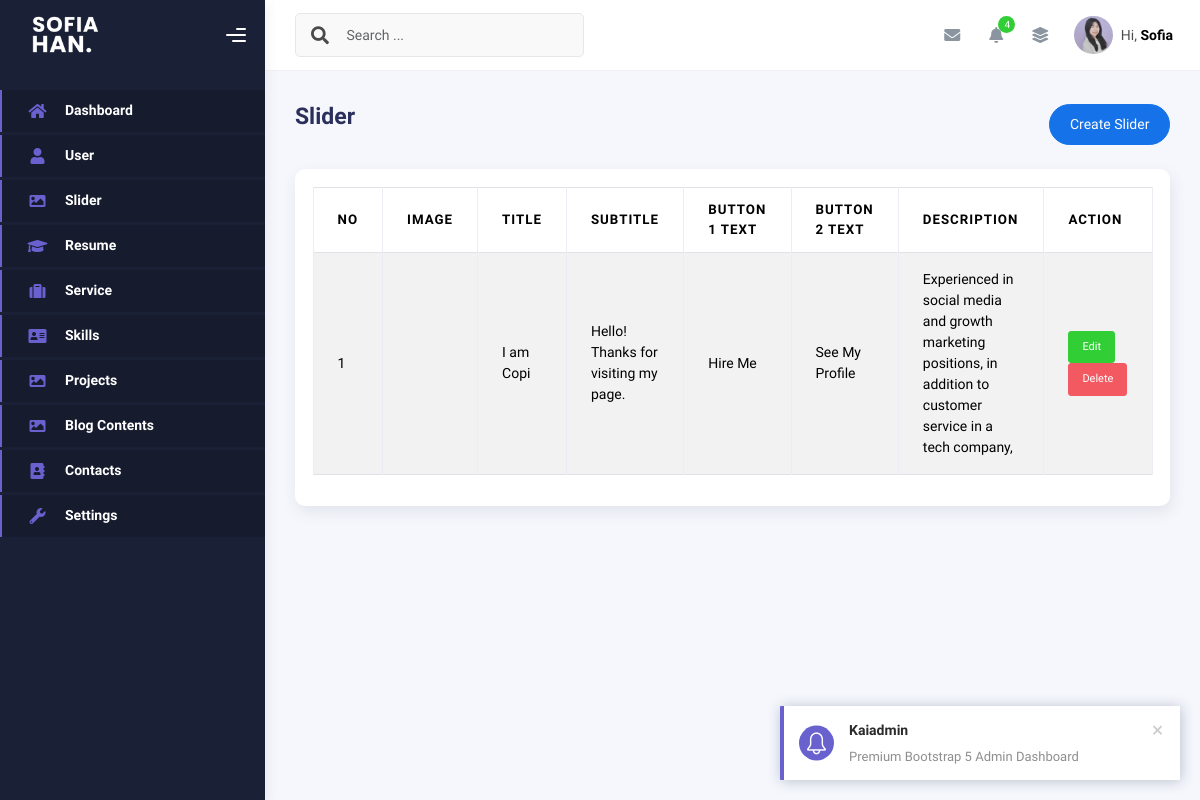
Page /admin/sliders.php on the earlier database version.
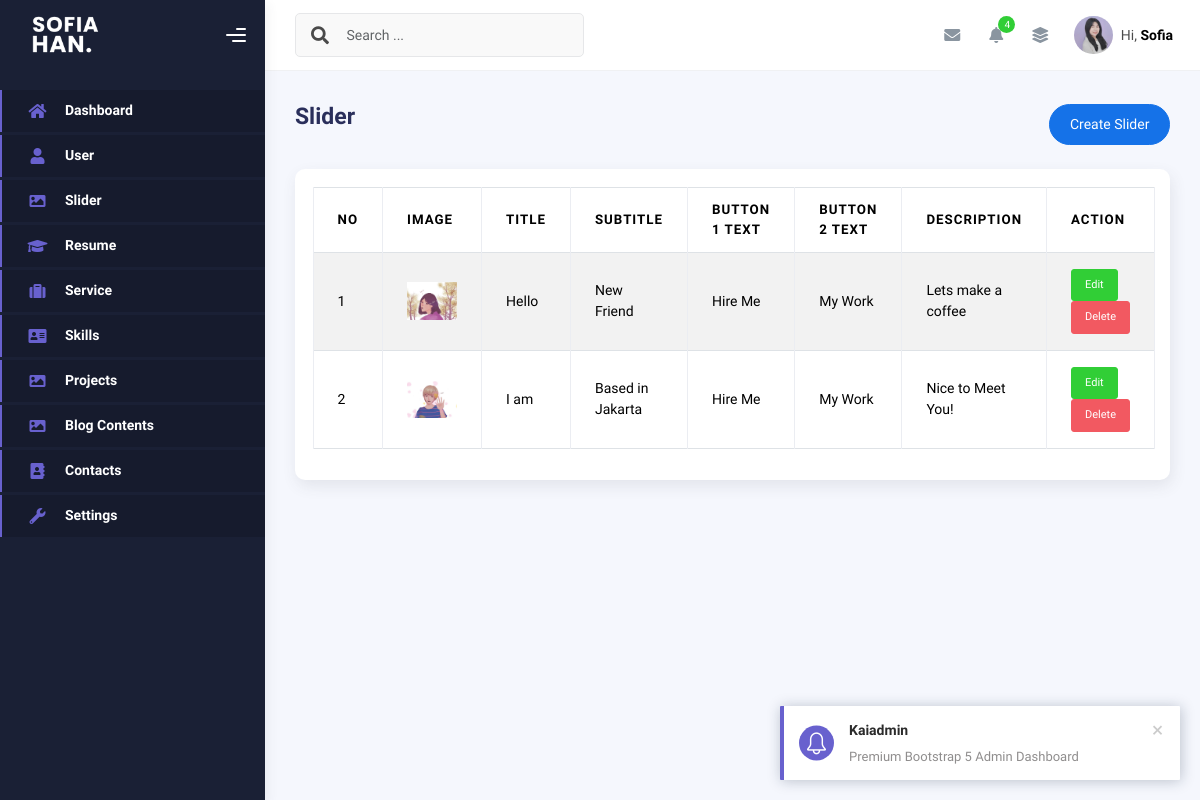
Same page on the later database version.
### tables this page shows
CREATE TABLE `sliders` (
  `id` int(11) NOT NULL,
  `title` varchar(50) NOT NULL,
  `subtitle` varchar(50) NOT NULL,
  `description` text DEFAULT NULL,
  `button1_text` varchar(30) NOT NULL,
  `button1_link` varchar(50) NOT NULL,
  `button2_text` varchar(30) NOT NULL,
  `button2_link` varchar(50) NOT NULL,
  `image` varchar(100) NOT NULL,
  `is_active` tinyint(1) NOT NULL DEFAULT 1,
  `created_at` timestamp NOT NULL DEFAULT current_timestamp(),
  `updated_at` timestamp NULL DEFAULT NULL ON UPDATE current_timestamp()
);

### admin/sliders.php (the view, shortened to what this page needs)
<?php
include "config/koneksi.php";
$query = mysqli_query($conn, "SELECT * FROM sliders ORDER BY id DESC");
$rows = mysqli_fetch_all($query, MYSQLI_ASSOC);
?>
<!DOCTYPE html>
<html lang="en">
<head>
    <?php
    include "inc/css.php";
    ?>
</head>
<body>
    <div class="wrapper">
        <?php
        include "inc/sidebar.php";
        ?>
        <div class="main-panel">
            <div class="main-header">
                <?php
                include "inc/navbar.php";
                ?>
            </div>
            <div class="container">
                <div class="page-inner">
                    <div class="d-flex align-items-left align-items-md-center flex-column flex-md-row pt-2 pb-4">
                        <div>
                            <h3 class="fw-bold mb-3">Slider</h3>
                        </div>
                        <div class="ms-md-auto py-2 py-md-0">
                            <a href="create-slider.php" class="btn btn-primary btn-round">Create Slider</a>
                        </div>
                    </div>
                    <div class="row">
                        <div class="col-sm-6 col-md-12">
                            <div class="card">
                                <div class="card-body">
                                    <table class="table table-bordered table-striped">
                                        <thead>
                                            <tr>
                                                <th>No</th>
                                                <th>Image</th>
                                                <th>Title</th>
                                                <th>Subtitle</th>
                                                <th>Button 1 Text </th>
                                                <th>Button 2 Text </th>
                                                <th>Description</th>
                                                <th>Action</th>
                                            </tr>
                                        </thead>
                                        <?php foreach ($rows as $index => $row): ?>
                                            <tr>
                                                <td><?php echo $index += 1 ?></td>
                                                <td> <img src="assets/img/<?php echo $row['image'] ?>" width="50" alt="">
                                                </td>
                                                <td><?php echo $row['title'] ?></td>
                                                <td><?php echo $row['subtitle'] ?></td>
                                                <td><?php echo $row['button1_text'] ?></td>
                                                <td><?php echo $row['button2_text'] ?></td>
                                                <td><?php echo $row['description'] ?></td>
                                                <td>
                                                    <a class="btn btn-success btn-sm"
                                                        href="create-slider.php?edit=<?php echo $row['id'] ?>">Edit</a>
                                                    <a onclick="return confirm('Are you sure wanna delete this data?')"
                                                        class=" btn btn-danger btn-sm"
                                                        href="sliders.php?delete=<?php echo $row['id'] ?>">Delete</a>
                                                </td>
                                            </tr>
                                        <?php endforeach ?>
                                    </table>
                                </div>
                            </div>
                        </div>
                    </div>
                </div>
            </div>
</body>
</html>

### admin/inc/css.php (shortened to what this page needs)
<link rel="stylesheet" href="assets/kaiadmin-lite-1.2.0/assets/css/bootstrap.min.css" />
<link rel="stylesheet" href="assets/kaiadmin-lite-1.2.0/assets/css/plugins.min.css" />
<link rel="stylesheet" href="assets/kaiadmin-lite-1.2.0/assets/css/kaiadmin.min.css" />
<link rel="stylesheet" href="assets/kaiadmin-lite-1.2.0/assets/css/demo.css" />

### admin/inc/sidebar.php (shortened to what this page needs)
<div class="sidebar" data-background-color="dark">
    <div class="sidebar-logo">
        <div class="logo-header" data-background-color="dark">
            <a href="dashboard.php" class="logo">
                <img src="assets/kaiadmin-lite-1.2.0/assets/img/logo_white.png" alt="navbar brand"
                    class="navbar-brand" height="80" />
            </a>
            <div class="nav-toggle">
                <button class="btn btn-toggle toggle-sidebar">
                    <i class="gg-menu-right"></i>
                </button>
            </div>
        </div>
    </div>
    <div class="sidebar-wrapper scrollbar scrollbar-inner">
        <div class="sidebar-content">
            <ul class="nav nav-secondary">
                <li class="nav-item active">
                    <a href="dashboard.php" aria-expanded="false">
                        <i class="fas fa-home"></i>
                        <p>Dashboard</p>
                    </a>
                </li>
                <li class="nav-item active">
                    <a href="app.php?page=user" aria-expanded="false">
                        <i class="fas fa-user"></i>
                        <p>User</p>
                    </a>
                </li>
                <li class="nav-item active">
                    <a href="sliders.php" aria-expanded="false">
                        <i class="fas fa-image"></i>
                        <p>Slider</p>
                    </a>
                </li>
                <li class="nav-item active">
                    <a href="resume.php" aria-expanded="false">
                        <i class="fas fa-graduation-cap"></i>
                        <p>Resume</p>
                    </a>
                </li>
                <li class="nav-item active">
                    <a href="service.php" aria-expanded="false">
                        <i class="fas fa-suitcase"></i>
                        <p>Service</p>
                    </a>
                </li>
                <li class="nav-item active">
                    <a href="skills.php" aria-expanded="false">
                        <i class="fas fa-address-card"></i>
                        <p>Skills</p>
                    </a>
                </li>
                <li class="nav-item active">
                    <a href="projects.php" aria-expanded="false">
                        <i class="fas fa-image"></i>
                        <p>Projects</p>
                    </a>
                </li>
                <li class="nav-item active">
                    <a href="blog-contents.php" aria-expanded="false">
                        <i class="fas fa-image"></i>
                        <p>Blog Contents</p>
                    </a>
                </li>
                <li class="nav-item active">
                    <a href="contacts.php" aria-expanded="false">
                        <i class="fas fa-address-book"></i>
                        <p>Contacts</p>
                    </a>
                </li>
                <li class="nav-item active">
                    <a href="settings.php" aria-expanded="false">
                        <i class="fas fa-wrench"></i>
                        <p>Settings</p>
                    </a>
                </li>
            </ul>
        </div>
    </div>
</div>

### admin/inc/navbar.php (shortened to what this page needs)
<nav class="navbar navbar-header navbar-header-transparent navbar-expand-lg border-bottom">
    <div class="container-fluid">
        <nav class="navbar navbar-header-left navbar-expand-lg navbar-form nav-search p-0 d-none d-lg-flex">
            <div class="input-group">
                <div class="input-group-prepend">
                    <button type="submit" class="btn btn-search pe-1">
                        <i class="fa fa-search search-icon"></i>
                    </button>
                </div>
                <input type="text" placeholder="Search ..." class="form-control" />
            </div>
        </nav>
        <ul class="navbar-nav topbar-nav ms-md-auto align-items-center">
            <li class="nav-item topbar-icon dropdown hidden-caret">
                <a class="nav-link dropdown-toggle" href="#" id="messageDropdown" role="button"
                    data-bs-toggle="dropdown" aria-haspopup="true" aria-expanded="false">
                    <i class="fa fa-envelope"></i>
                </a>
            </li>
            <li class="nav-item topbar-icon dropdown hidden-caret">
                <a class="nav-link dropdown-toggle" href="#" id="notifDropdown" role="button" data-bs-toggle="dropdown"
                    aria-haspopup="true" aria-expanded="false">
                    <i class="fa fa-bell"></i>
                    <span class="notification">4</span>
                </a>
            </li>
            <li class="nav-item topbar-icon dropdown hidden-caret">
                <a class="nav-link" data-bs-toggle="dropdown" href="#" aria-expanded="false">
                    <i class="fas fa-layer-group"></i>
                </a>
            </li>
            <li class="nav-item topbar-user dropdown hidden-caret">
                <a class="dropdown-toggle profile-pic" data-bs-toggle="dropdown" href="#" aria-expanded="false">
                    <div class="avatar-sm">
                        <img src="assets/kaiadmin-lite-1.2.0/assets/img/profile_sofiecoffe.jpeg" alt="..."
                            class="avatar-img rounded-circle" />
                    </div>
                    <span class="profile-username">
                        <span class="op-7">Hi,</span>
                        <span class="fw-bold">Sofia</span>
                    </span>
                </a>
            </li>
        </ul>
    </div>
</nav>

Differences in the rows shown:
added sliders: index "1", image (picture), title "Hello", subtitle "New Friend", button1_text "Hire Me", button2_text "My Work", description "Lets make a coffee"
changed sliders: index "1" → "2"; image: picture added; title "I am Copi" → "I am"; subtitle "Hello! Thanks for visiting my page." → "Based in Jakarta"; button2_text "See My Profile" → "My Work"; description "Experienced in social media and growth marketing positions, in addition to customer service in a tech company," → "Nice to Meet You!"
